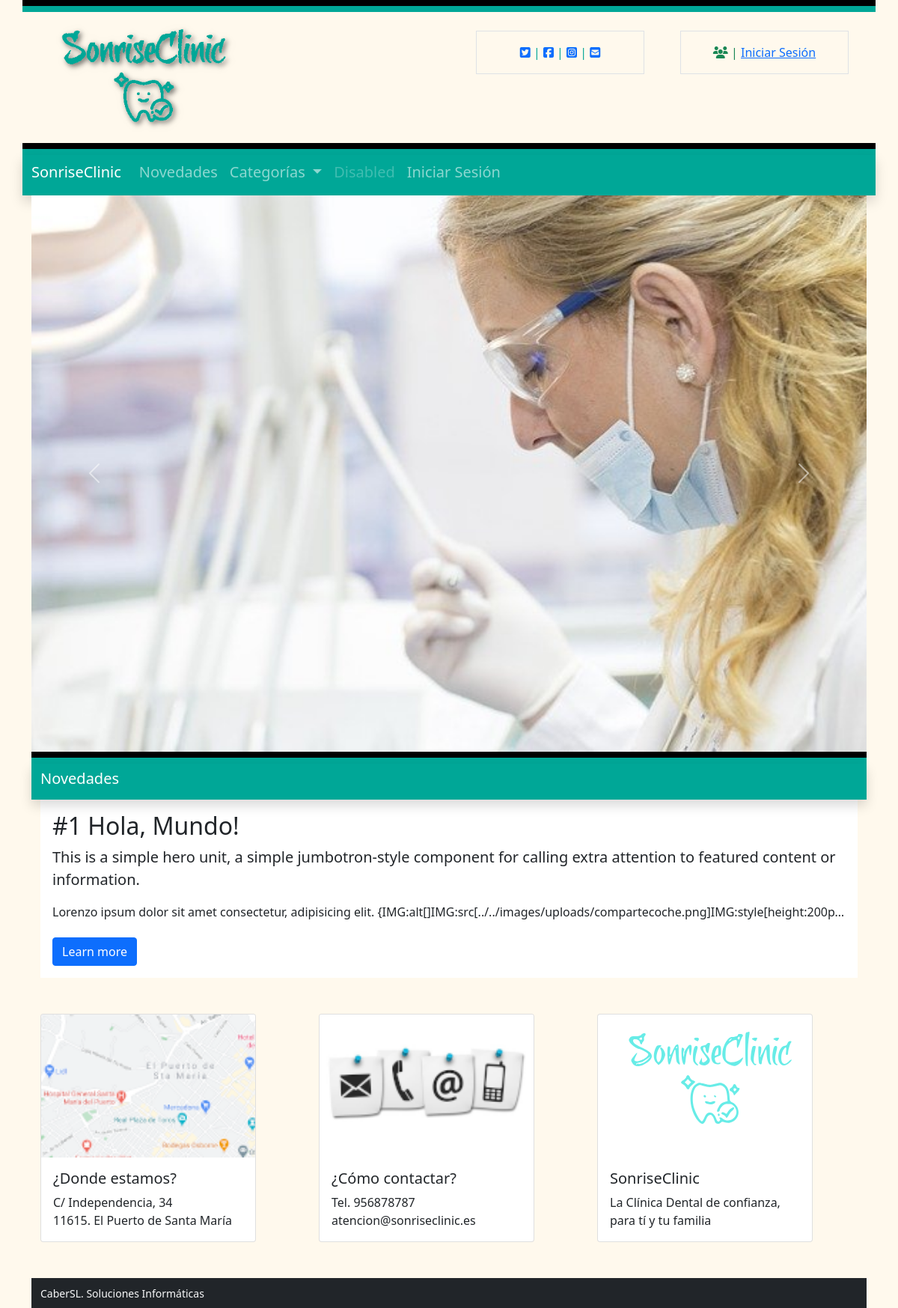
Before: / with the older database file.
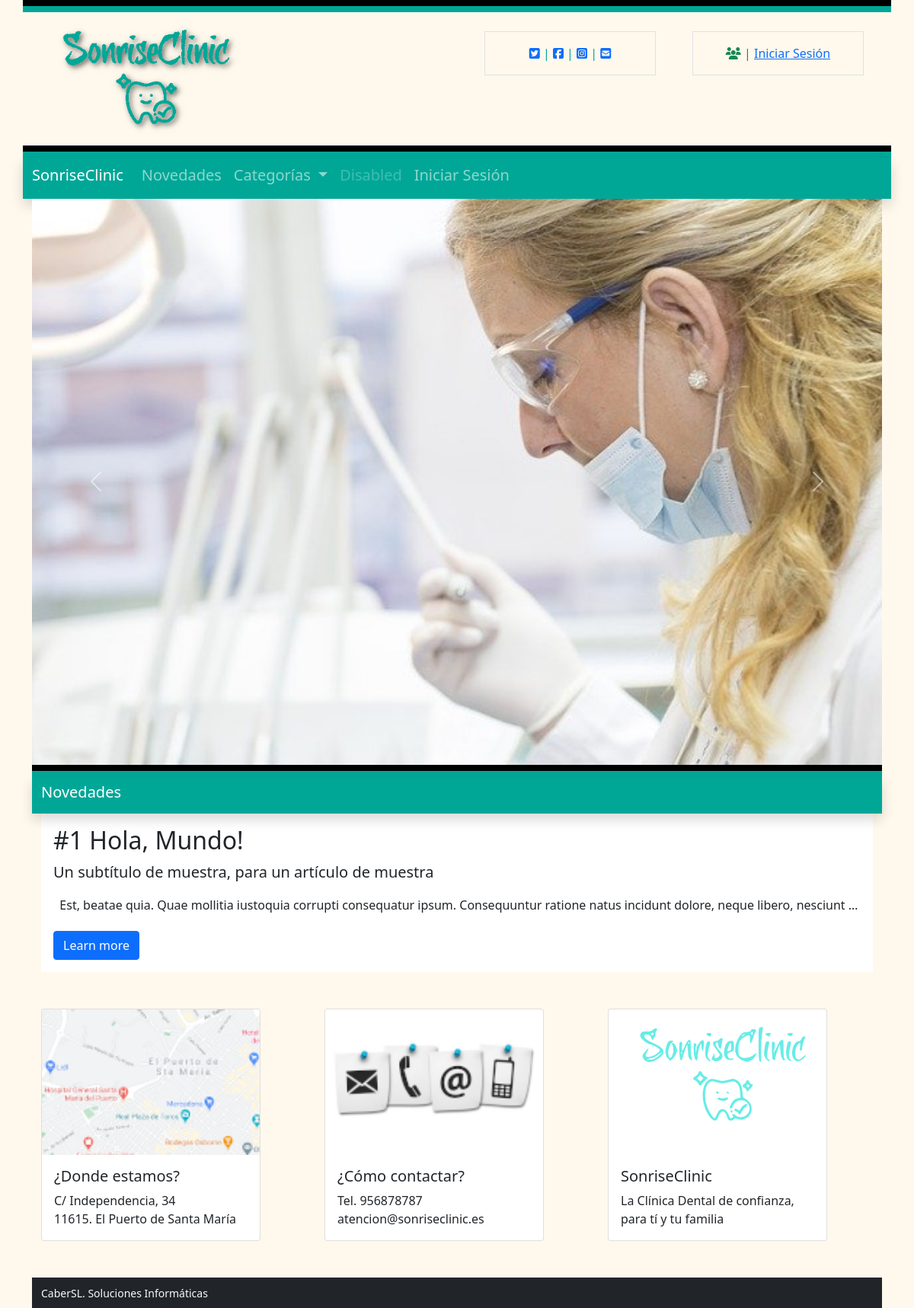
After: the same page with the newer database file.
### tables this page shows
CREATE TABLE `config` (
  `id` int(9) NOT NULL,
  `type` varchar(10) NOT NULL,
  `label` varchar(25) NOT NULL,
  `value` varchar(255) NOT NULL
);

CREATE TABLE `blocks` (
  `id` int(9) NOT NULL,
  `id_page` int(9) NOT NULL,
  `name` varchar(56) NOT NULL,
  `block` varchar(56) NOT NULL,
  `order_n` int(9) NOT NULL
);

CREATE TABLE `block` (
  `id` int(9) NOT NULL,
  `name` varchar(56) NOT NULL,
  `description` varchar(256) NOT NULL,
  `label#01` varchar(256) NOT NULL,
  `num#1` int(9) DEFAULT NULL,
  `label#02` varchar(256) DEFAULT NULL,
  `num#2` int(9) DEFAULT NULL,
  `label#03` varchar(256) DEFAULT NULL,
  `num#3` int(9) DEFAULT NULL,
  `label#04` varchar(256) DEFAULT NULL,
  `num#4` int(9) DEFAULT NULL,
  `label#05` varchar(256) DEFAULT NULL,
  `num#5` int(9) DEFAULT NULL,
  `label#06` varchar(256) DEFAULT NULL,
  `text#1` varchar(56) DEFAULT NULL,
  `label#0` varchar(256) DEFAULT NULL,
  `text#2` varchar(56) DEFAULT NULL,
  `label#08` varchar(256) DEFAULT NULL,
  `text#3` varchar(56) DEFAULT NULL,
  `label#09` varchar(256) DEFAULT NULL,
  `text#4` varchar(56) DEFAULT NULL,
  `label#10` varchar(256) DEFAULT NULL,
  `text#5` varchar(56) DEFAULT NULL,
  `css` text
);

CREATE TABLE `articles` (
  `id` int(9) NOT NULL,
  `title` varchar(255) NOT NULL,
  `subtitle` varchar(255) NOT NULL,
  `text` text NOT NULL,
  `date_created` datetime NOT NULL DEFAULT CURRENT_TIMESTAMP,
  `date_published` datetime DEFAULT NULL,
  `date_modifiqued` datetime DEFAULT NULL,
  `enabled` tinyint(1) NOT NULL,
  `author` int(11) NOT NULL
);

### includes/sessions.php (called while the page is built, shortened)
<?php
if (isset($_SESSION['lang'])){
    $lang = $_SESSION['lang'];
}else{
    $lang = null;
}
function isAuthenticated() {
    if (isset($_SESSION['autentificado'])){
        return $_SESSION['autentificado'];
    } else return FALSE;
}

### includes/class.data.php (called while the page is built, shortened)
<?php
class DataBase
{
    var $connection;
    public function __construct()
    {
        if (DB_PASS == NULL)
            $this->connection = mysqli_connect(DB_SERVER, DB_USER, DB_NAME);
        else
            $this->connection = mysqli_connect(DB_SERVER, DB_USER, DB_PASS, DB_NAME);
        return true;
    }
    public function send($sql, $type = 'ARRAY')
    {
        $result = mysqli_query($this->connection, $sql) or die(mysqli_error($this->connection));
        $return = array();
        if ($type == 'ARRAY')
            while (($return[] = mysqli_fetch_array($result))) {
            } else
            while (($return[] = mysqli_fetch_assoc($result))) {
            }
        if (count($return) > 1)
            unset($return[count($return) - 1]);
        else
            $return = FALSE;
        return $return;
    }
    public function select($table, $where, $type = 'ARRAY')
    {
        $sql = "SELECT * FROM " . $table . " WHERE " . $where;
        $result = mysqli_query($this->connection, $sql);
        $return = array();
        if ($type == 'ARRAY')
            while (($return[] = mysqli_fetch_array($result))) {
            } else
            while (($return[] = mysqli_fetch_assoc($result))) {
            }
        if (count($return) > 1)
            unset($return[count($return) - 1]);
        else
            $return = FALSE;
        return $return;
    }
}

### includes/functions.php (called while the page is built, shortened)
<?php
function __($str, $lang = null){
  if(!isset($lang)):
    $lang = "es";
  endif;
  if (file_exists('lang/'.$lang.'.php')):
    if ( isset($texts[$str]) ){
      $str = $texts[$str];
    }
  endif;
  return $str;
}

### lang/es.php (called while the page is built)
<?php
$texts = array(
  'app_Title' => "SonriseClinic",
  'mn_Home' => "Inicio",
  'mn_News' => "Novedades",
  'mn_Categories' => "Categorías",
  'mn_Meeting' => "Gestión de Citas",
  'mn_Chat' => "Chat Interno",
  'mn_Speciality' => "Especialidades",
  'mn_Login' => "Iniciar Sesión",
  'mn_Logout' => "Cerrar Sesión",
  'mn_Admin' => "Panel de Control",
  'frm_Email' => "Dirección de correo electrónico",
  'frm_Pass' => "Clave",
  'frm_Send' => "Enviar",
  'frm_Remember' => "Recordar sesión",
  'frm_Name' => "Nick",
  'frm_FirstName' => "Nombre",
  'frm_LastName' => "Apellidos",
  'frm_Roles' => "Rol",
  'frm_Type' => "Grupo",
  'frm_Label' => "Etiqueta",
  'frm_Value' => "Valor",
  'frm_Title' => "Título",
  'frm_Subtitle' => "Subtítulo",
  'frm_Text' => "Texto",
  'btn_Update' => "Actualizar",
  'btn_Deleted' => "Eliminar",
  'btn_Ok' => "Aceptar",
  'btn_Close' => "Cerrar",
  'sect_users' => "Usuarios",
  'sect_settings' => "Configuración",
  'sect_categories' => "Categorías",
  'sect_articles' => "Artículos",
  'sect_pages' => "Páginas",
  'modal_title_confirm' => "Confirme opción",
  'modal_text_confirm' => "Esta opción no es posible deshacerla. Si realmente está seguro/a pulse en 'Aceptar'",
);

### blocks/articles.php (the view, shortened to what this page needs)
<div class="container bg-light" style="border-top: 8px solid black">
  <?php
    $articles = $db->select("block", "name = '".$name_block."'");
    $num_articles = $articles[0]['num#1'];
    $truncate = 0;
    if($articles[0]['num#2']==1) $truncate = $articles[0]['num#3'];
    $recordset = $db->send("SELECT * FROM articles WHERE enabled = 1 ORDER BY date_created DESC LIMIT 0, $num_articles");
  ?>
  <div class="row" style="border-top: 8px solid #00A797">
    <nav class="navbar navbar-expand-lg bg-primary shadow navbar-dark" style="padding-top: 0">
      <a class="navbar-brand" href="#"><?=$articles[0]['name']?></a>
    </nav>
  </div>
  <?php
    foreach ($recordset as $article): ?>
      <div class="container-fluid px-3 py-3" style="background-color: white">
        <h2><?=$article['title']?></h2>
        <p class="lead"><?=$article['subtitle']?></p>
        <?php
        $texto = strip_tags($article['text']);
        ?>
        <p<?=$truncate!=0 ? " class='d-inline-block text-truncate' style='max-width: 100%;'" : "" ?>><?=$texto?></p>
        <a class="btn btn-primary btn-md" href="#" role="button">Learn more</a>
      </div>
    <?php
    endforeach;?>
</div>

### index.php (shortened to what this page needs)
<?php
include ("includes/functions.php");
include ("includes/sessions.php");
$PG_NAME = "Home";
?>
<!DOCTYPE html>
<html lang="<?=$lang?>">
<?php require "sections/head.php";?>
<body class="bg-light">
  <?php
    include "sections/header.php";
    include "sections/navbar.php";
    $db = new DataBase(DB_SERVER, DB_USER, DB_PASS, DB_NAME, 1);
    $sql = "SELECT * FROM pages a INNER JOIN blocks b ON a.id = b.id_page WHERE a.page = '".$PG_NAME."' ORDER BY order_n ASC";
    $blocks = $db->send($sql);
    foreach($blocks as $block):
      $name_block = $block['name'];
      include "blocks/".$block['block'].".php";
    endforeach;
    include "sections/footer.php";
  ?>
</body>
</html>

### sections/head.php (shortened to what this page needs)
<head>
  <link rel="stylesheet" href="css/bootstrap.min.css">
  <link rel="stylesheet" href="css/styles.css">
</head>

### sections/header.php (shortened to what this page needs)
<div class="container bg-light">
  <div class="row" style="border-top: 8px solid black"></div>
  <div class="row align-items-start" style="border-top: 8px solid #00A797">
    <div class="col">
      <img class="rounded float-start" src="images/logo.png" width="300" height="175">
    </div>
    <div class="col">
      <div class="social">
        <div class="container px-4">
          <div class="row gx-5">
            <div class="col ">
              <div class="p-3 border bg-light text-center text-primary">
                <?php
                $db = new DataBase(DB_SERVER, DB_USER, DB_PASS, DB_NAME, 1);
                $social = $db->send("SELECT * FROM config WHERE label like 'fab %' AND value<>'';");
                if(!empty($social)):
                  $cont = 0;
                  foreach($social as $key):
                    $cont++;
                    if($cont>1) echo "|";?>
                <a href="<?=$key['value']?>" target="_blank" style="text-decoration:none;">
                  <i class="fab <?=$key['label']?> my-2 my-sm-0"></i>
                </a>
                <?php endforeach;
                endif;
                $email = $db->select("config", "type = 'email' AND value <>''");
                if(!empty($email)):?>
                   | <a href="mailto:<?=$email[0]['value']?>"><i class="fas <?=$email[0]['label']?> my-2 my-sm-0"></i></a>
                <?php endif;
                ?>
              </div>
            </div>
            <div class="col">
              <div class="p-3 border bg-light text-center text-success">
                <?php if(!isAuthenticated()):?>
                <i class="fas fa-users my-2 my-sm-0"></i> | <a href="login.php"><?=__('mn_Login', $lang)?></a>
                <?php else: ?>
                <i class="fas fa-user my-2 my-sm-0"></i> | <?=$_SESSION['name']?>
                <?php endif;?>
              </div>
            </div>
          </div>
        </div>
      </div>
    </div>
  </div>
</div>

### sections/navbar.php (shortened to what this page needs)
<div class="container bg-light" style="border-top: 8px solid black">
  <div class="row align-items-start" style="border-top: 8px solid #00A797">
    <nav class="navbar navbar-expand-lg bg-primary shadow navbar-dark" style="padding-top: 0">
      <a class="navbar-brand" href="index.php"><?=__('app_Title', $lang)?></a>
      <div class="collapse navbar-collapse" id="navbarSupportedContent">
        <ul class="navbar-nav mr-auto fs-5">
          <li class="nav-item">
            <a class="nav-link fs-5" href="index.php#<?=__('mn_News', $lang)?>"><?=__('mn_News', $lang)?></a>
          </li>
          <li class="nav-item dropdown">
            <a class="nav-link dropdown-toggle" href="#" id="navbarDropdown" role="button" data-toggle="dropdown"
              aria-haspopup="true" aria-expanded="false">
              <?=__('mn_Categories', $lang)?>
            </a>
          </li>
          <li class="nav-item">
            <a class="nav-link disabled" href="#">Disabled</a>
          </li>
          <?php if(!isAuthenticated()):?>
          <li class="nav-item<?php if($PG_NAME=="Login"):?> active<?php endif;?>">
            <a class="nav-link" href="login.php"><?=__('mn_Login', $lang)?><?php if($PG_NAME=="Login"):?><span
                class="sr-only">(current)</span><?php endif;?></a>
          </li>
          <?php endif?>
        </ul>
      </div>
    </nav>
  </div>
</div>

### blocks/carousel.php (shortened to what this page needs)
<div class="container">
<div id="carouselExampleControls" class="carousel slide" data-bs-ride="carousel">
  <div class="carousel-inner">
  <?php
    $images = $db->select("block", "name = '".$name_block."'");
    $num_images = $images[0]['num#1'];
    for ($i=0; $i<$num_images; $i++): ?>
      <div class="carousel-item<?=$i==0 ? " active" : ""?>">
        <img class="d-block w-100" src="images/carousel/<?=$images[0]['text#'.($i+1)]?>" alt="Slide#<?=$i?>" data-bs-interval="100">
      </div>
    <?php endfor;
  ?>
    <a class="carousel-control-prev" href="#carouselExampleControls" role="button" data-slide="prev">
      <span class="carousel-control-prev-icon" aria-hidden="true"></span>
    </a>
    <a class="carousel-control-next" href="#carouselExampleControls" role="button" data-slide="next">
      <span class="carousel-control-next-icon" aria-hidden="true"></span>
    </a>
  </div>
</div>

### sections/footer.php
<div class="container py-5">
    <div class="row align-items-center">
        <div class="col">
            <div class="card" style="width: 18rem;">
                <img src="images/map.png" class="card-img-top" alt="map">
                <div class="card-body">
                    <h5 class="card-title">¿Donde estamos?</h5>
                    <p class="card-text">C/ Independencia, 34<br>
                        11615. El Puerto de Santa María</p>
                </div>
            </div>
        </div>
        <div class="col">
        <div class="card" style="width: 18rem;">
                <img src="images/contact.png" class="card-img-top" alt="contact">
                <div class="card-body">
                    <h5 class="card-title">¿Cómo contactar?</h5>
                    <p class="card-text">Tel. 956878787<br>atencion@sonriseclinic.es</p>
                </div>
            </div>
        </div>
        <div class="col">
        <div class="card" style="width: 18rem;">
            <figure class="figure">
                <img class="rounded float-start" src="images/logoAzul.svg" width="300" height="175">
            </figure>
            <div class="card-body">
                    <h5 class="card-title">SonriseClinic</h5>
                    <p class="card-text">La Clínica Dental de confianza, para tí y tu familia</p>
                </div>
        </div>
        </div>
    </div>
</div>
<div class="container py-2 bg-dark"><small class="text-light">CaberSL. Soluciones Informáticas</small></div>

### css/styles.css (style rules this page uses)
.bg-light { background-color: #FFF9ED !important; }
.bg-primary { background-color: #00A797 !important; }
.text-primary { color: #00A797 !important; }
.social { margin-top: 25px; }

Changed rows visible on the page:
changed articles "#1 Hola, Mundo!": subtitle "This is a simple hero unit, a simple jumbotron-style component for calling extra attention to featured content or information." → "Un subtítulo de muestra, para un artículo de muestra"; text "Lorenzo ipsum dolor sit amet consectetur, adipisicing elit. {IMG:alt[]IMG:src[../../images/uploads/compartecoche.png]IMG:style[height:200p…" → "Est, beatae quia. Quae mollitia iustoquia corrupti consequatur ipsum. Consequuntur ratione natus incidunt dolore, neque libero, nesciunt…"
